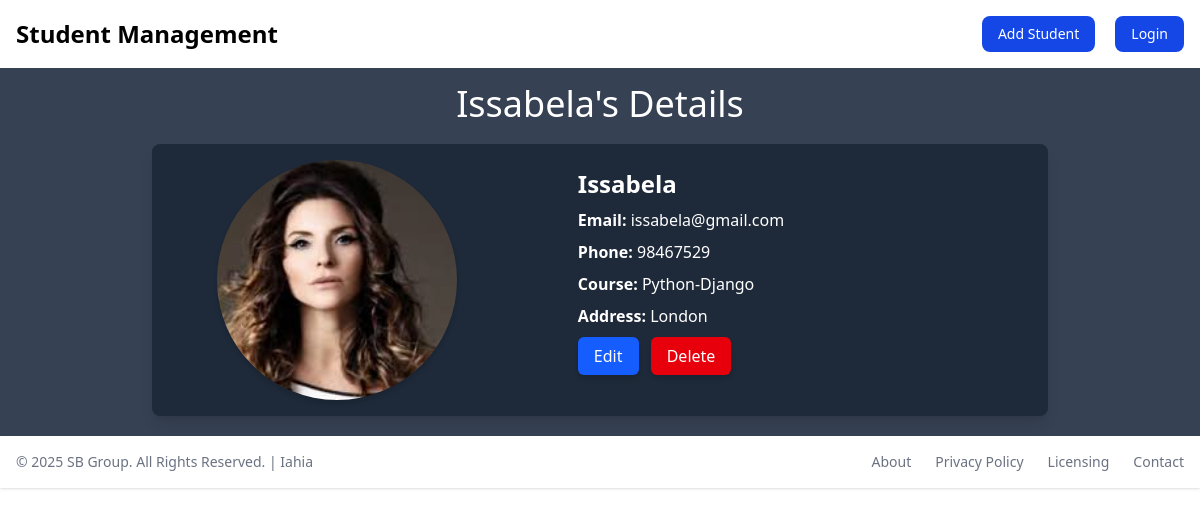
Screenshot of /studentdetails/4/ (signed in) with the database file from the repository.
### home/models.py (models this page shows, shortened)
class AddStudent(models.Model):
    name = models.CharField(max_length=100)
    email = models.EmailField(max_length=100)
    phone = models.IntegerField()
    address = models.CharField(max_length=150)
    course = models.CharField(max_length=100)
    image = models.ImageField(upload_to="Images/", default="Images/student.png", null=True, blank=True)
    created_at = models.DateTimeField(auto_now_add=True)
    updated_at = models.DateTimeField(auto_now=True)

### home/views.py (the view)
# urls.py: path('studentdetails/<int:id>/' , views.studentdetails , name = "studentdetails"),
@login_required
def studentdetails(request, id):
    if not request.user.is_authenticated:
        messages.error(request, "You have to login first to see student details.")
        return render(request, "home.html", {"students": AddStudent.objects.all()})
    student = AddStudent.objects.get(id=id)
    return render(request, "details.html", {"student": student})

### home/templates/details.html (shortened to what this page needs)
{% extends 'base.html' %}
{% block content %}
<div class="container mx-auto pt-4 px-4 pb-5">
    <h1 class="text-center mb-5 text-4xl text-bold text-white">{{ student.name }}'s Details</h1>
    <div class="max-w-4xl mx-auto shadow-lg rounded-lg overflow-hidden flex bg-gray-800 text-white gap-8">
        <div class="w-1/2 flex items-center justify-center p-4">
            <img class="w-60 h-60 rounded-full object-cover shadow-md" src="{{ student.image.url }}"
                alt="Student Image">
        </div>
        <div class="w-2/3 p-6">
            <h2 class="text-2xl font-semibold">{{ student.name }}</h2>
            <p class=" mt-2"><strong>Email:</strong> {{ student.email }}</p>
            <p class=" mt-2"><strong>Phone:</strong> {{ student.phone }}</p>
            <p class=" mt-2"><strong>Course:</strong> {{ student.course }}</p>
            <p class=" mt-2"><strong>Address:</strong> {{ student.address }}</p>
            <div class="mt-4">
                <a href="{% url 'editstudent' student.id %}"
                    class="bg-blue-600 text-white px-4 py-2 rounded-md shadow-md hover:bg-blue-700">Edit</a>
                <a href="{% url 'deletestudent' student.id %}"
                    class="bg-red-600 text-white px-4 py-2 rounded-md shadow-md hover:bg-red-700 ml-2">Delete</a>
            </div>
        </div>
    </div>
</div>
{% endblock %}

### rows the page displays
AddStudent: name "Issabela", image (picture), email "issabela@gmail.com", phone "98467529", course "Python-Django", address "London"
